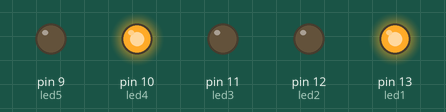
Bench run of a sketch on a simulated Arduino Uno, built with avr-gcc and run on an emulated ATmega328P. On the bench: output pins drawn as LEDs (lit = HIGH).

Above: at 1.5 s.
At 4.0 s:
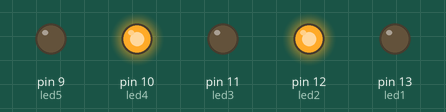
At 5.2 s:
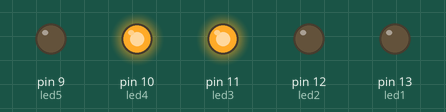
At 8.0 s:
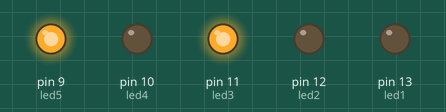
Timing chart, 0 to 13.7 s (numbered marks = the images above):
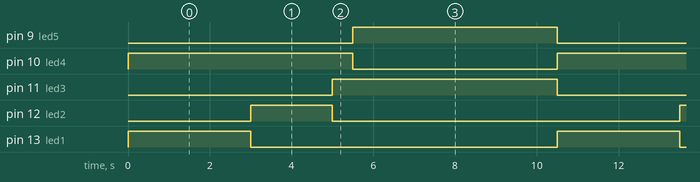

The sketch:

joao_pizzi.ino
```cpp
int led1 = 13;
int led2 = 12;
int led3 = 11;
int led4 = 10;
int led5 = 9;

void setup () {
  pinMode (led1, OUTPUT); // saída
  pinMode (led2, OUTPUT);
  pinMode (led3, OUTPUT);
  pinMode (led4, OUTPUT);
  pinMode (led5, OUTPUT);

}

void loop () {

 digitalWrite(led1, HIGH);
  digitalWrite(led4,HIGH);
 delay(3000);
 digitalWrite(led1, LOW);
 digitalWrite(led2, HIGH);
 delay(2000);
 digitalWrite(led2,LOW);
 digitalWrite(led3, HIGH);
 delay(500);
  digitalWrite(led4,LOW);
  digitalWrite(led5, HIGH);
 delay(5000);
 digitalWrite(led3,LOW);
 digitalWrite(led4,HIGH);
 digitalWrite(led5,LOW);

}
```

Measured:
- by itself, pin 9 (led5): alternates HIGH for 5.0 s and LOW for 5.5 s
- by itself, pin 10 (led4), pin 11 (led3): alternates HIGH for 5.5 s and LOW for 5.0 s
- by itself, pin 12 (led2): alternates HIGH for 2.0 s and LOW for 8.5 s
- by itself, pin 13 (led1): alternates HIGH for 3.0 s and LOW for 7.5 s
